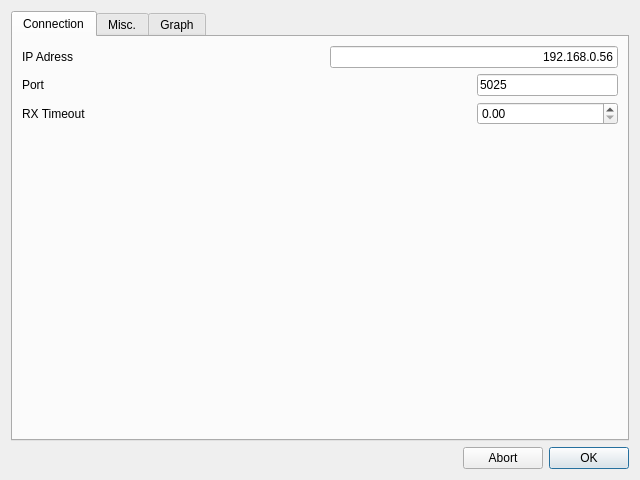
<?xml version="1.0" encoding="UTF-8"?>
<ui version="4.0">
 <class>SettingsDialog</class>
 <widget class="QDialog" name="SettingsDialog">
  <property name="geometry">
   <rect>
    <x>0</x>
    <y>0</y>
    <width>640</width>
    <height>480</height>
   </rect>
  </property>
  <property name="windowTitle">
   <string>Dialog</string>
  </property>
  <layout class="QGridLayout" name="gridLayout">
   <item row="0" column="0" colspan="3">
    <widget class="QTabWidget" name="tabSettings">
     <property name="tabPosition">
      <enum>QTabWidget::North</enum>
     </property>
     <property name="currentIndex">
      <number>0</number>
     </property>
     <widget class="QWidget" name="tcpSettings">
      <attribute name="icon">
       <iconset theme="network-transmit-receive"/>
      </attribute>
      <attribute name="title">
       <string>Connection</string>
      </attribute>
      <layout class="QGridLayout" name="gridLayout_2">
       <item row="0" column="0">
        <widget class="QLabel" name="label">
         <property name="text">
          <string>IP Adress</string>
         </property>
        </widget>
       </item>
       <item row="2" column="0">
        <widget class="QLabel" name="label_3">
         <property name="text">
          <string>RX Timeout</string>
         </property>
        </widget>
       </item>
       <item row="1" column="3">
        <widget class="QLineEdit" name="portAddr">
         <property name="text">
          <string>5025</string>
         </property>
        </widget>
       </item>
       <item row="2" column="3">
        <widget class="QDoubleSpinBox" name="timeoutVal"/>
       </item>
       <item row="0" column="2" colspan="2">
        <widget class="QLineEdit" name="ipAddr">
         <property name="text">
          <string>192.168.0.56</string>
         </property>
         <property name="maxLength">
          <number>40</number>
         </property>
         <property name="alignment">
          <set>Qt::AlignRight|Qt::AlignTrailing|Qt::AlignVCenter</set>
         </property>
         <property name="clearButtonEnabled">
          <bool>false</bool>
         </property>
        </widget>
       </item>
       <item row="0" column="1">
        <spacer name="horizontalSpacer_2">
         <property name="orientation">
          <enum>Qt::Horizontal</enum>
         </property>
         <property name="sizeHint" stdset="0">
          <size>
           <width>238</width>
           <height>20</height>
          </size>
         </property>
        </spacer>
       </item>
       <item row="2" column="2">
        <spacer name="horizontalSpacer_4">
         <property name="orientation">
          <enum>Qt::Horizontal</enum>
         </property>
         <property name="sizeHint" stdset="0">
          <size>
           <width>120</width>
           <height>20</height>
          </size>
         </property>
        </spacer>
       </item>
       <item row="1" column="0">
        <widget class="QLabel" name="label_2">
         <property name="text">
          <string>Port</string>
         </property>
        </widget>
       </item>
       <item row="1" column="2">
        <spacer name="horizontalSpacer_3">
         <property name="orientation">
          <enum>Qt::Horizontal</enum>
         </property>
         <property name="sizeHint" stdset="0">
          <size>
           <width>120</width>
           <height>20</height>
          </size>
         </property>
        </spacer>
       </item>
       <item row="3" column="2">
        <spacer name="verticalSpacer">
         <property name="orientation">
          <enum>Qt::Vertical</enum>
         </property>
         <property name="sizeHint" stdset="0">
          <size>
           <width>20</width>
           <height>40</height>
          </size>
         </property>
        </spacer>
       </item>
      </layout>
     </widget>
     <widget class="QWidget" name="miscSettings">
      <attribute name="icon">
       <iconset theme="system-run"/>
      </attribute>
      <attribute name="title">
       <string>Misc.</string>
      </attribute>
     </widget>
     <widget class="QWidget" name="graphSettings">
      <attribute name="icon">
       <iconset theme="image-loading"/>
      </attribute>
      <attribute name="title">
       <string>Graph</string>
      </attribute>
     </widget>
    </widget>
   </item>
   <item row="1" column="1">
    <widget class="QPushButton" name="pushButton_2">
     <property name="text">
      <string>Abort</string>
     </property>
    </widget>
   </item>
   <item row="1" column="2">
    <widget class="QPushButton" name="pushButton">
     <property name="text">
      <string>OK</string>
     </property>
     <property name="default">
      <bool>true</bool>
     </property>
    </widget>
   </item>
   <item row="1" column="0">
    <spacer name="horizontalSpacer">
     <property name="orientation">
      <enum>Qt::Horizontal</enum>
     </property>
     <property name="sizeHint" stdset="0">
      <size>
       <width>447</width>
       <height>20</height>
      </size>
     </property>
    </spacer>
   </item>
  </layout>
 </widget>
 <resources/>
 <connections/>
</ui>
